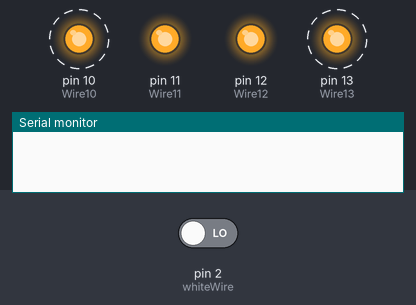
Bench run of a sketch on a simulated Arduino Uno, built with avr-gcc and run on an emulated ATmega328P. Shown: output pins drawn as LEDs (lit = HIGH), the last lines printed to the serial monitor. Dashed ring = blinking. Inputs (shaded band) come from the test bench; at power-on: pin 2 (whiteWire) LOW.

Above: at 0.1 s.
At 3.8 s:
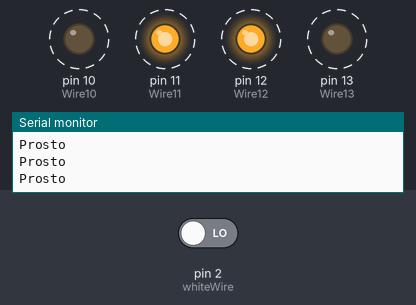
3.9 s: pin 2 (whiteWire) driven HIGH
Timing chart, 0 to 12.5 s (numbered marks = the images above; inputs shaded):
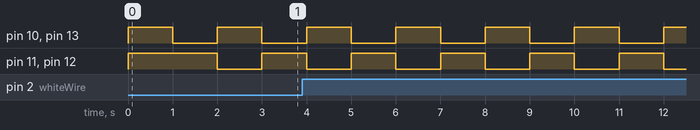

The sketch:

CarFrontWeels.ino
```cpp
const int Wire13 = 13;
const int Wire12 =  12;
const int Wire11 =  11;
const int Wire10 =  10;


const int whiteWire = 2;
const int violetWire =  0;
const int orangeWire = 1;

int orangeWireState;
int violetWireState;
int whiteWireState;

bool rigth=true;
void setup() {
    Serial.begin(9600);
    pinMode(Wire13, OUTPUT);
    pinMode(Wire12, OUTPUT);
    pinMode(Wire11, OUTPUT);
    pinMode(Wire10, OUTPUT);

        digitalWrite(Wire13, HIGH);
        digitalWrite(Wire12, HIGH);
        digitalWrite(Wire11, HIGH);
        digitalWrite(Wire10, HIGH);


    pinMode(whiteWire, INPUT);
    pinMode(orangeWire, INPUT);
    pinMode(violetWire, INPUT);


}

void loop() {
     delay(1000);
      orangeWireState = digitalRead(orangeWire);
      violetWireState = digitalRead(violetWire);
      whiteWireState = digitalRead(whiteWire);
      String message="";
      if(whiteWireState){message+="Prawo";}
      if(violetWireState){message+="Lewo";}
      if(orangeWireState){message+=" lekko";}
      if(message==""){message="Prosto";}
      if(rigth){
        digitalWrite(Wire13, LOW);
        digitalWrite(Wire12, HIGH);
        digitalWrite(Wire11, HIGH);
        digitalWrite(Wire10, LOW);
      rigth=false;
      }
      else{
        digitalWrite(Wire13, HIGH);
        digitalWrite(Wire12, LOW);
        digitalWrite(Wire11, LOW);
        digitalWrite(Wire10, HIGH);
         rigth=true;

        }

      Serial.println(message);

}
```

Measured:
- by itself, pin 10 (Wire10), pin 11 (Wire11), pin 12 (Wire12), pin 13 (Wire13): alternates HIGH for 1.0 s and LOW for 1.0 s
